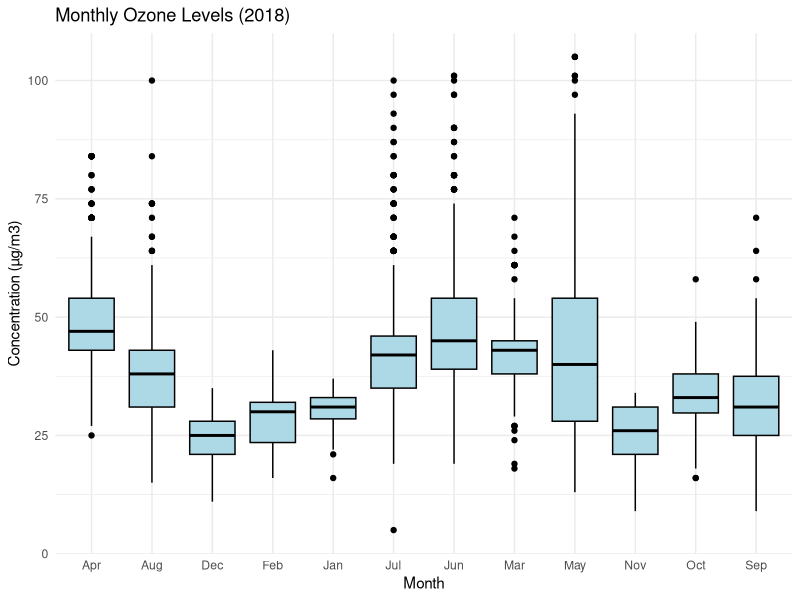
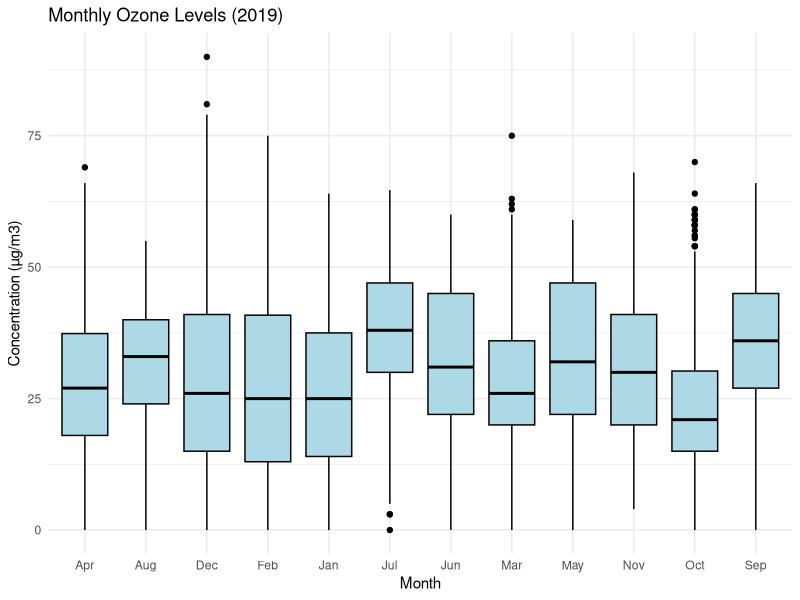

These charts were generated, in order, by the following R code:
## ---- chunk 1
#Import libraries
library(tidyverse)
library(lubridate)
library(here)
library(knitr)

#Import EPA data (from the processed_KEY folder) & fix dates
epa_data <- read.csv(
  here("Data/Processed/EPAair_O3_PM25_NC1819_Processed.csv"),
  stringsAsFactors = TRUE) %>% 
  mutate(Date = ymd(Date))
## ---- chunk 2
#Compute mean PM2.5 concentration for each county, sorted by value
summary_PM25 <- epa_data %>% 
  drop_na(AQI_PM2.5) %>% 
  group_by(COUNTY) %>% 
  summarize(mean_PM2.5 = mean(AQI_PM2.5)) %>% 
  arrange(mean_PM2.5)

#Compute mean ozone concentration for each county, sorted by value
summary_Ozone <- epa_data %>% 
  drop_na(AQI_Ozone) %>% 
  group_by(COUNTY) %>% 
  summarize(
    mean_Ozone = mean(AQI_Ozone)) %>% 
  arrange(mean_Ozone)
## ---- chunk 3
knitr::kable(summary_PM25, col.names = c("County","$\\mu g/m^3$"), caption = "Mean Particulates (2.5mm)", digits = 2)

knitr::kable(summary_Ozone, col.names = c("County","$\\mu g/m^3$"), caption = "Mean Ozone", digits = 2)
## ---- chunk 4

epa_2018 <- epa_data %>%
  filter(Year == 2018)

O3_2018 <- 
  ggplot(epa_2018, aes(x = Month, y = AQI_Ozone)) +
  geom_boxplot(fill = "lightblue", color = "black") +
  labs(x = "Month",
       y = "Concentration (µg/m3)",
       title = "Monthly Ozone Levels (2018)") +
  theme_minimal()

print(O3_2018)
## ---- chunk 5

epa_2019 <- epa_data %>%
  filter(Year == 2019)

O3_2019 <- 
  ggplot(epa_2019, aes(x = Month, y = AQI_PM2.5)) +
  geom_boxplot(fill = "lightblue", color = "black") +
  labs(x = "Month",
       y = "Concentration (µg/m3)",
       title = "Monthly Ozone Levels (2019)") +
  theme_minimal()

print(O3_2019)
